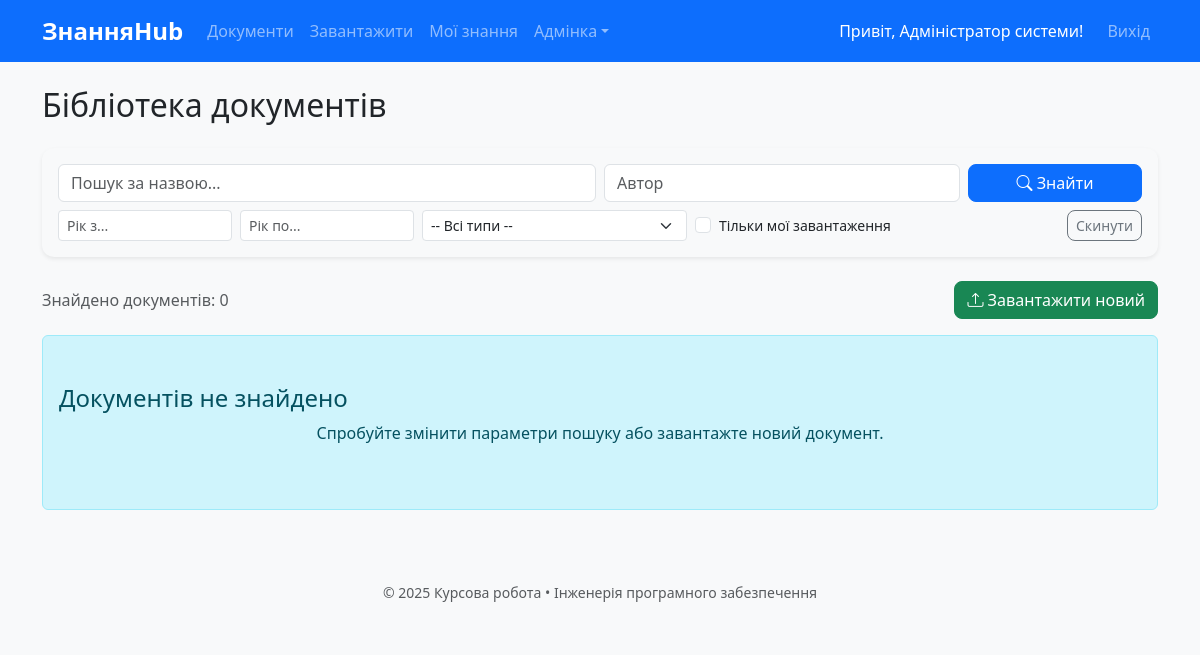
/documents (signed in), run on an earlier commit of the app's database.
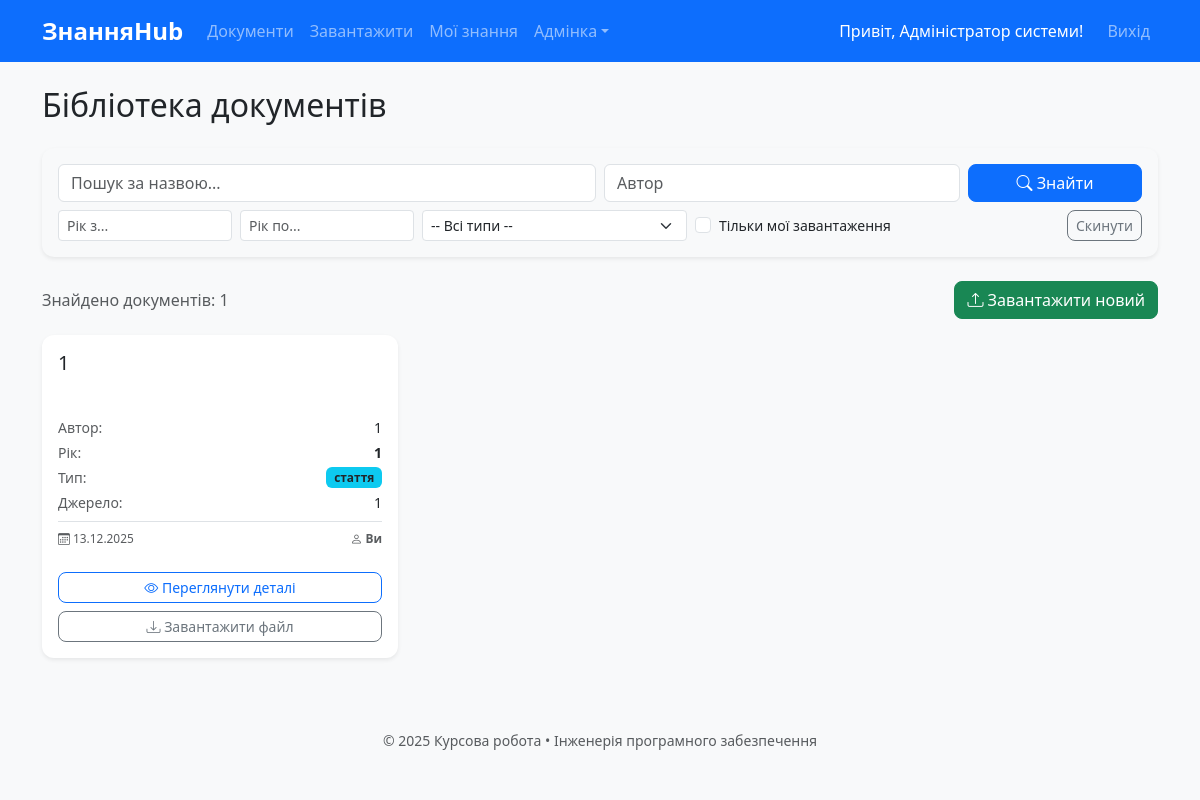
And on a later commit of the database.
### models.py (models this page shows, shortened)
class User(UserMixin, db.Model):
    id = db.Column(db.Integer, primary_key=True)
    email = db.Column(db.String(120), unique=True, nullable=False)
    name = db.Column(db.String(100), nullable=False)
    password_hash = db.Column(db.String(256), nullable=False)
    role = db.Column(db.String(20), default='user')
    is_active = db.Column(db.Boolean, default=True)
    created_at = db.Column(db.DateTime, default=datetime.utcnow)

class Document(db.Model):
    id = db.Column(db.Integer, primary_key=True)
    title = db.Column(db.String(300), nullable=False)
    authors = db.Column(db.Text)
    year = db.Column(db.Integer)
    source = db.Column(db.Text)
    doc_type = db.Column(db.String(50))
    original_filename = db.Column(db.String(300), nullable=False)
    stored_filename = db.Column(db.String(200), nullable=False, unique=True)
    uploaded_at = db.Column(db.DateTime, default=datetime.utcnow)
    uploaded_by = db.Column(db.Integer, db.ForeignKey('user.id'))
    user = db.relationship('User', backref='documents')

### app.py (the view)
    @app.route('/documents')
    @login_required
    def document_list():
        query = request.args.get('q', '').strip()
        author = request.args.get('author', '')
        year_from = request.args.get('year_from', type=int)
        year_to = request.args.get('year_to', type=int)
        doc_type = request.args.get('type', '')
        show_my = request.args.get('show_my')
        docs = Document.query
        if query:
            ids = search_fulltext(query)
            docs = docs.filter(Document.id.in_(ids)) if ids else docs.filter(False)
        if author: docs = docs.filter(Document.authors.ilike(f'%{author}%'))
        if year_from: docs = docs.filter(Document.year >= year_from)
        if year_to: docs = docs.filter(Document.year <= year_to)
        if doc_type: docs = docs.filter_by(doc_type=doc_type)
        if show_my == '1': docs = docs.filter_by(uploaded_by=current_user.id)
        documents = docs.order_by(Document.uploaded_at.desc()).all()
        return render_template('document/list.html', documents=documents)

### templates/document/list.html (shortened to what this page needs)
{% extends "base.html" %}
{% block content %}
<h2 class="mb-4">Бібліотека документів</h2>
<div class="card shadow-sm mb-4 bg-light">
    <div class="card-body">
        <form method="GET" action="{{ url_for('document_list') }}">
            <div class="row g-2 mb-2">
                <div class="col-md-6">
                    <input type="text" name="q" class="form-control" placeholder="Пошук за назвою..." value="{{ request.args.get('q', '') }}">
                </div>
                <div class="col-md-4">
                    <input type="text" name="author" class="form-control" placeholder="Автор" value="{{ request.args.get('author', '') }}">
                </div>
                <div class="col-md-2">
                    <button type="submit" class="btn btn-primary w-100"><i class="bi bi-search"></i> Знайти</button>
                </div>
            </div>
            <div class="row g-2 align-items-center">
                <div class="col-md-2">
                    <input type="number" name="year_from" class="form-control form-control-sm" placeholder="Рік з..." value="{{ request.args.get('year_from', '') }}">
                </div>
                <div class="col-md-2">
                    <input type="number" name="year_to" class="form-control form-control-sm" placeholder="Рік по..." value="{{ request.args.get('year_to', '') }}">
                </div>
                <div class="col-md-3">
                    <select name="type" class="form-select form-select-sm">
                        <option value="">-- Всі типи --</option>
                    </select>
                </div>
                <div class="col-md-3">
                    <div class="form-check">
                        <input class="form-check-input" type="checkbox" name="show_my" value="1" id="showMyCheck" {% if request.args.get('show_my') == '1' %}checked{% endif %}>
                        <label class="form-check-label small" for="showMyCheck">
                            Тільки мої завантаження
                        </label>
                    </div>
                </div>
                <div class="col-md-2 text-end">
                    <a href="{{ url_for('document_list') }}" class="btn btn-sm btn-outline-secondary">Скинути</a>
                </div>
            </div>
        </form>
    </div>
</div>
<div class="d-flex justify-content-between align-items-center mb-3">
    <span class="text-muted">Знайдено документів: {{ documents|length }}</span>
    <a href="{{ url_for('upload_document') }}" class="btn btn-success">
        <i class="bi bi-upload"></i> Завантажити новий
    </a>
</div>
{% if documents %}
    <div class="row row-cols-1 row-cols-md-2 row-cols-lg-3 g-4">
        {% for doc in documents %}
        <div class="col">
            <div class="card h-100 shadow-sm border-0 hover-shadow transition-card">
                <div class="card-body d-flex flex-column">
                    <div class="d-flex justify-content-between align-items-start mb-2">
                        <h5 class="card-title text-truncate-3">
                            <a href="{{ url_for('document_detail', doc_id=doc.id) }}" class="text-decoration-none text-dark stretched-link-custom">
                                {{ doc.title }}
                            </a>
                        </h5>
                    </div>
                    <ul class="list-unstyled small mb-4 flex-grow-1">
                        <li class="mb-1 d-flex justify-content-between">
                            <span class="text-muted">Автор:</span>
                            <span class="text-end text-truncate" style="max-width: 60%;" title="{{ doc.authors }}">
                                {{ doc.authors }}
                            </span>
                        </li>
                        <li class="mb-1 d-flex justify-content-between">
                            <span class="text-muted">Рік:</span>
                            <span class="fw-bold">{{ doc.year if doc.year else '—' }}</span>
                        </li>
                        <li class="mb-1 d-flex justify-content-between">
                            <span class="text-muted">Тип:</span>
                            <span class="badge bg-info text-dark">{{ doc.doc_type }}</span>
                        </li>
                        {% if doc.source %}
                        <li class="mb-1 d-flex justify-content-between">
                            <span class="text-muted">Джерело:</span>
                            <span class="text-end text-truncate" style="max-width: 60%;" title="{{ doc.source }}">
                                {{ doc.source }}
                            </span>
                        </li>
                        {% endif %}
                        <li class="mt-2 pt-2 border-top text-muted smaller d-flex justify-content-between align-items-center">
                            <span title="Дата завантаження">
                                <i class="bi bi-calendar3"></i> {{ doc.uploaded_at.strftime('%d.%m.%Y') }}
                            </span>
                            <span class="text-truncate" style="max-width: 120px;"
                                  title="Завантажив: {% if current_user.is_authenticated and doc.uploaded_by == current_user.id %}Ви{% else %}{{ doc.user.name }}{% endif %}">
                                <i class="bi bi-person"></i>
                                {% if current_user.is_authenticated and doc.uploaded_by == current_user.id %}
                                    <strong>Ви</strong>
                                {% else %}
                                    {{ doc.user.name }}
                                {% endif %}
                            </span>
                        </li>
                    </ul>
                    <div class="d-grid gap-2 mt-auto">
                        <a href="{{ url_for('document_detail', doc_id=doc.id) }}" class="btn btn-outline-primary btn-sm">
                            <i class="bi bi-eye"></i> Переглянути деталі
                        </a>
                        <a href="{{ url_for('download_document', doc_id=doc.id) }}" class="btn btn-outline-secondary btn-sm">
                            <i class="bi bi-download"></i> Завантажити файл
                        </a>
                    </div>
                </div>
            </div>
        </div>
        {% endfor %}
    </div>
{% else %}
    <div class="alert alert-info text-center py-5">
        <h4>Документів не знайдено</h4>
        <p>Спробуйте змінити параметри пошуку або завантажте новий документ.</p>
    </div>
{% endif %}
{% endblock %}

### templates/base.html (shortened to what this page needs)
<!DOCTYPE html>
<html lang="uk">
<head>
    <link href="https://cdn.jsdelivr.net/npm/bootstrap@5.3.3/dist/css/bootstrap.min.css" rel="stylesheet">
    <link href="{{ url_for('static', filename='css/style.css') }}" rel="stylesheet">
    <link rel="stylesheet" href="https://cdn.jsdelivr.net/npm/bootstrap-icons@1.10.0/font/bootstrap-icons.css">
</head>
<body>
    <nav class="navbar navbar-expand-lg navbar-dark bg-primary mb-4">
        <div class="container">
            <a class="navbar-brand fw-bold" href="{{ url_for('index') }}">ЗнанняHub</a>
            <div class="collapse navbar-collapse" id="navbar">
                <ul class="navbar-nav me-auto">
                    <li class="nav-item"><a class="nav-link" href="{{ url_for('document_list') }}">Документи</a></li>
                    <li class="nav-item"><a class="nav-link" href="{{ url_for('upload_document') }}">Завантажити</a></li>
                    <li class="nav-item"><a class="nav-link" href="{{ url_for('my_knowledge') }}">Мої знання</a></li>
                    {% if current_user.role == 'admin' %}
                    <li class="nav-item dropdown">
                        <a class="nav-link dropdown-toggle" href="#" role="button" data-bs-toggle="dropdown">Адмінка</a>
                    </li>
                    {% endif %}
                </ul>
                <ul class="navbar-nav">
                    {% if current_user.is_authenticated %}
                    <li class="nav-item d-flex align-items-center">
                        <span class="text-white me-3">Привіт, {{ current_user.name }}!</span>
                    </li>
                    <li class="nav-item"><a class="nav-link" href="{{ url_for('logout') }}">Вихід</a></li>
                    {% else %}
                    <li class="nav-item"><a class="nav-link" href="{{ url_for('login') }}">Вхід</a></li>
                    <li class="nav-item"><a class="nav-link" href="{{ url_for('register') }}">Реєстрація</a></li>
                    {% endif %}
                </ul>
            </div>
        </div>
    </nav>
    <div class="container">
        {% block content %}{% endblock %}
    </div>
    <footer class="bg-light mt-5 py-4 text-center text-muted small">
        © 2025 Курсова робота • Інженерія програмного забезпечення
    </footer>
</body>
</html>

### static/css/style.css (style rules this page uses)
:root { --primary: #0d6efd; --hover-shadow: 0 10px 20px rgba(0,0,0,0.1); }
body { background: #f8f9fa; font-family: 'Segoe UI', sans-serif; }
.card-body, .form-group, .form-label, label, .h1, .h2, .h3, .h4, .h5, .h6, h1, h2, h3, h4, h5, h6 { text-align: left !important; }
.card { border: none; border-radius: 12px; transition: all 0.3s ease; }
.btn { border-radius: 8px; }
.navbar-brand { font-weight: 700; font-size: 1.5rem; }
.badge { font-size: 0.85em; }
.text-truncate-3 { display: -webkit-box; -webkit-line-clamp: 2; line-clamp: 2; -webkit-box-orient: vertical; overflow: hidden; min-height: 2.5em; }
.transition-card { transition: all 0.2s ease-in-out; }
.smaller { font-size: 0.85em; }

### templates/document/list.html (style rules this page uses)
.text-truncate-3 { display: -webkit-box; -webkit-line-clamp: 2; -webkit-box-orient: vertical; overflow: hidden; min-height: 2.5em; }
.transition-card { transition: all 0.2s ease-in-out; }
.smaller { font-size: 0.85em; }

What changed in the data, as far as the page shows it:
added Document: title "1", authors "1", year "1", doc_type "стаття", source "1", uploaded_at "13.12.2025", shows "Ви"
Also different on the page:
{{ documents|length }}: "0" → "1"
text no longer shown: "Документів не знайдено Спробуйте змінити параметри пошуку або завантажте новий документ."
